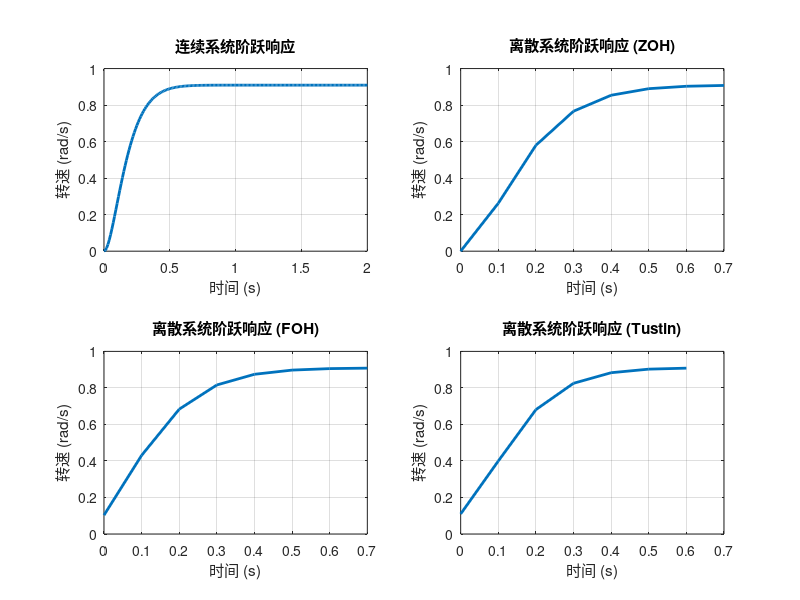
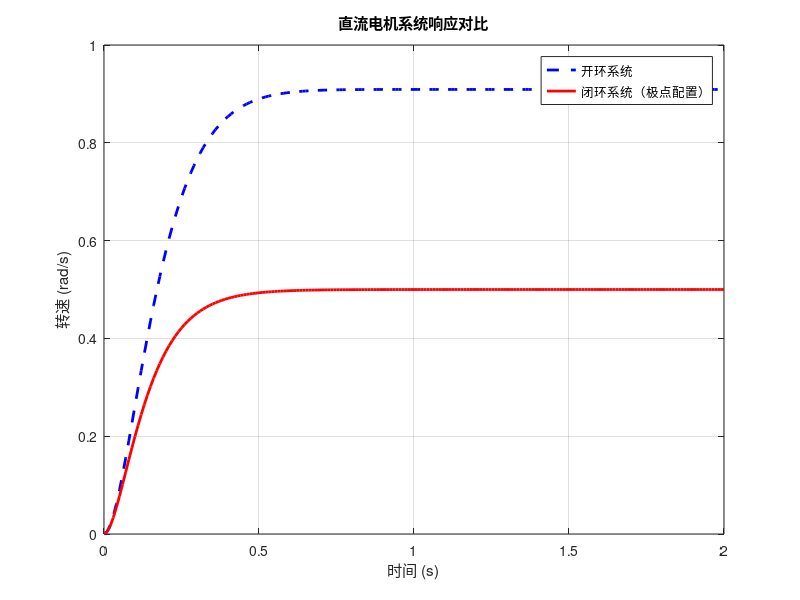

MATLAB code for these plots, in order:
% 直流电机状态空间模型测试脚本
% MATLAB R2024a

%% 1. 定义直流电机参数
J = 0.01;     % 转动惯量 (kg·m²)
b = 0.1;      % 阻尼系数 (N·m·s)
Kt = 0.1;     % 转矩常数 (N·m/A)
Ke = 0.1;     % 反电动势常数 (V·s/rad)
R = 1.0;      % 电阻 (Ω)
L = 0.1;      % 电感 (H)

%% 2. 构建状态空间模型
% 状态变量：x = [ω; i]，其中ω是转速，i是电流
% 输入：u = V（电压）
% 输出：y = ω（转速）

A = [ -b/J,  Kt/J;
      -Ke/L, -R/L  ];

B = [ 0;
      1/L ];

C = [ 1, 0 ];

D = [ 0 ];

% 创建状态空间对象
motor_ss = ss(A, B, C, D);

%% 3. 系统稳定性分析
eigenvalues = eig(A);
real_parts = real(eigenvalues);
is_stable = all(real_parts < 0);

fprintf('=== 直流电机系统稳定性分析 ===\n');
fprintf('系统矩阵 A:\n');
disp(A);
fprintf('\n特征值:');
disp(eigenvalues);
fprintf('特征值实部:');
disp(real_parts);
% 使用MATLAB兼容的条件判断语法
if is_stable
    stable_str = '是';
else
    stable_str = '否';
end
fprintf('系统是否稳定: %s\n\n', stable_str);

%% 4. 能控性分析
controllability_mat = ctrb(A, B);
controllability_rank = rank(controllability_mat);
is_controllable = (controllability_rank == size(A, 1));

fprintf('=== 能控性分析 ===\n');
fprintf('能控性矩阵:\n');
disp(controllability_mat);
fprintf('能控性矩阵秩: %d\n', controllability_rank);
if is_controllable
    controllable_str = '是';
else
    controllable_str = '否';
end
fprintf('系统是否能控: %s\n\n', controllable_str);

%% 5. 能观性分析
observability_mat = obsv(A, C);
observability_rank = rank(observability_mat);
is_observable = (observability_rank == size(A, 1));

fprintf('=== 能观性分析 ===\n');
fprintf('能观性矩阵:\n');
disp(observability_mat);
fprintf('能观性矩阵秩: %d\n', observability_rank);
if is_observable
    observable_str = '是';
else
    observable_str = '否';
end
fprintf('系统是否能观: %s\n\n', observable_str);

%% 6. 阶跃响应分析
fprintf('=== 阶跃响应分析 ===\n');
t = 0:0.01:2;  % 时间范围
u = 1;         % 阶跃输入电压

% 连续系统阶跃响应
[y_cont, t_cont] = step(motor_ss, t);

%% 7. 离散化方法对比
Ts = 0.1;  % 采样时间

% 零阶保持离散化
motor_d_zoh = c2d(motor_ss, Ts, 'zoh');
[y_d_zoh, t_d_zoh] = step(motor_d_zoh);  % 让step函数自动生成合适的时间向量

% 一阶保持离散化
motor_d_foh = c2d(motor_ss, Ts, 'foh');
[y_d_foh, t_d_foh] = step(motor_d_foh);  % 让step函数自动生成合适的时间向量

% 双线性变换离散化
motor_d_tustin = c2d(motor_ss, Ts, 'tustin');
[y_d_tustin, t_d_tustin] = step(motor_d_tustin);  % 让step函数自动生成合适的时间向量

%% 8. 绘制响应曲线
figure('Position', [100, 100, 1000, 600]);

subplot(2, 2, 1);
plot(t_cont, y_cont, 'LineWidth', 2);
title('连续系统阶跃响应');
xlabel('时间 (s)');
ylabel('转速 (rad/s)');
grid on;

subplot(2, 2, 2);
plot(t_d_zoh, y_d_zoh, 'LineWidth', 2);
title('离散系统阶跃响应 (ZOH)');
xlabel('时间 (s)');
ylabel('转速 (rad/s)');
grid on;

subplot(2, 2, 3);
plot(t_d_foh, y_d_foh, 'LineWidth', 2);
title('离散系统阶跃响应 (FOH)');
xlabel('时间 (s)');
ylabel('转速 (rad/s)');
grid on;

subplot(2, 2, 4);
plot(t_d_tustin, y_d_tustin, 'LineWidth', 2);
title('离散系统阶跃响应 (Tustin)');
xlabel('时间 (s)');
ylabel('转速 (rad/s)');
grid on;

%% 9. 极点配置设计
fprintf('=== 极点配置设计 ===\n');

% 期望极点（更稳定的闭环系统）
desired_poles = [-10, -20];

% 计算状态反馈增益 K
K = place(A, B, desired_poles);
fprintf('状态反馈增益 K: ');
disp(K);

% 闭环系统矩阵
A_cl = A - B * K;
closed_loop_eigenvalues = eig(A_cl);
fprintf('闭环系统特征值: ');
disp(closed_loop_eigenvalues);

%% 10. 闭环系统响应
motor_cl_ss = ss(A_cl, B, C, D);
[y_cl, t_cl] = step(motor_cl_ss, t);

% 绘制闭环响应
figure('Position', [100, 100, 800, 600]);
plot(t_cont, y_cont, 'b--', 'LineWidth', 2, 'DisplayName', '开环系统');
hold on;
plot(t_cl, y_cl, 'r-', 'LineWidth', 2, 'DisplayName', '闭环系统（极点配置）');
title('直流电机系统响应对比');
xlabel('时间 (s)');
ylabel('转速 (rad/s)');
legend('Location', 'best');
grid on;
hold off;

fprintf('\n=== 实验完成 ===\n');
fprintf('所有结果已绘制在图形窗口中。\n');
